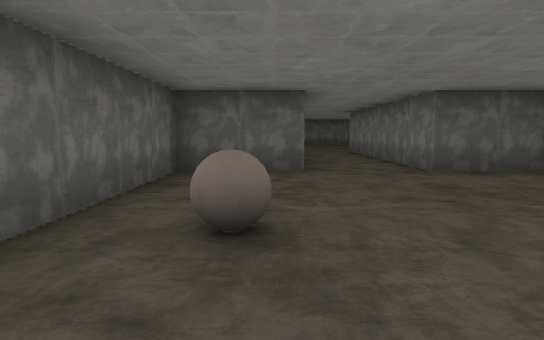
view 1 (above)

17 first-person views from a walk through a Godot game level. The camera is 1.2 m above the floor, tilts 6° down and sees 75° across. The floor is counted in squares, 2 m on a side. Each view is taken from the middle of a square. On the plan, view 1 faces up. The plan holds only what a view shows up to about 10 squares ahead; the rest is blank. Some surface patterns are stand-ins.

view 2
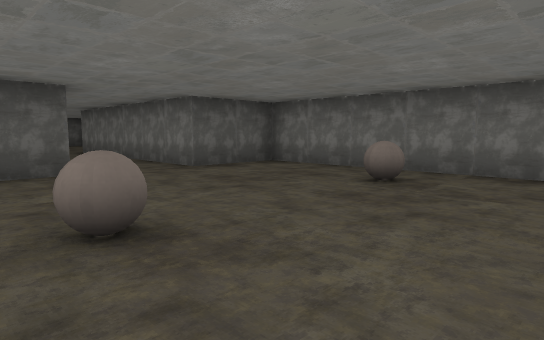

view 3
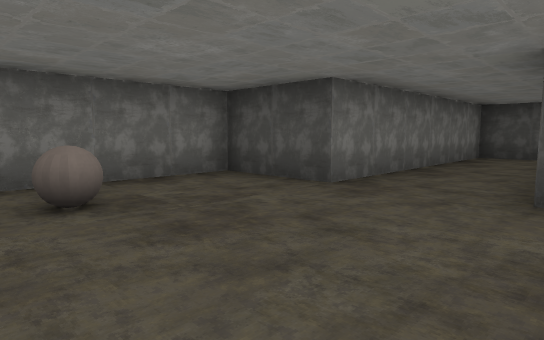

view 4
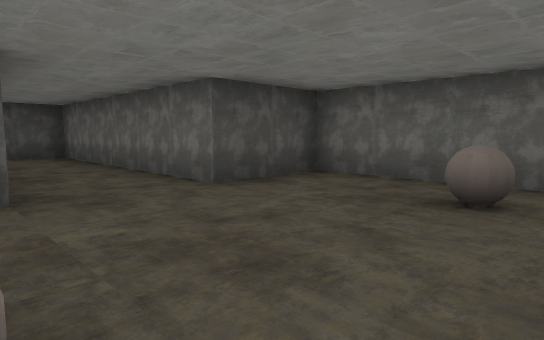

view 5
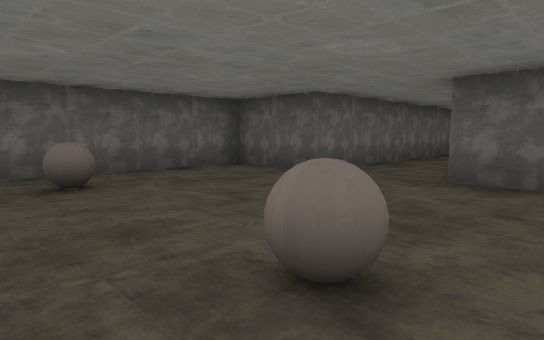

view 6
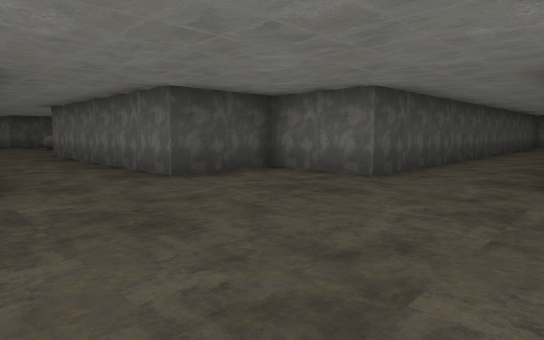

view 7
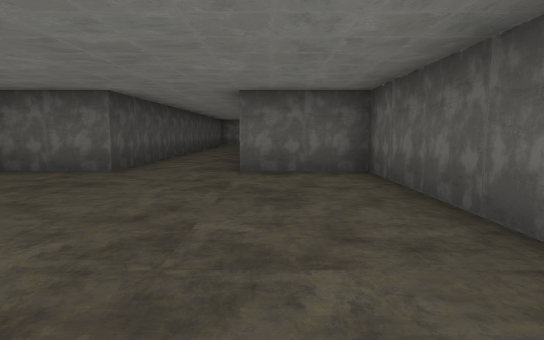

view 8
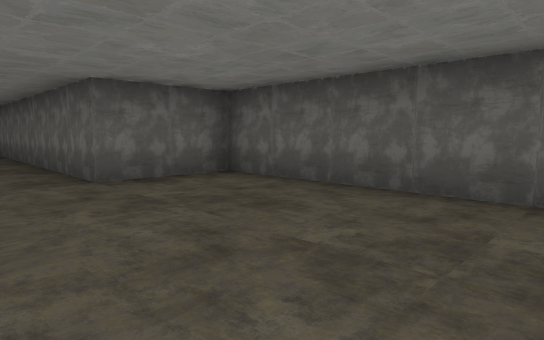

view 9
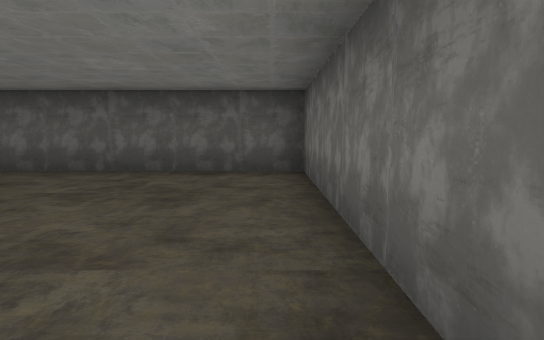

view 10
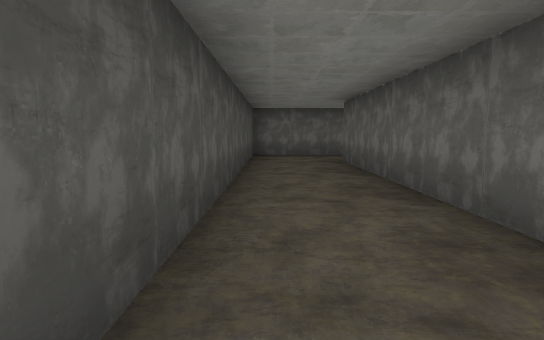

view 11
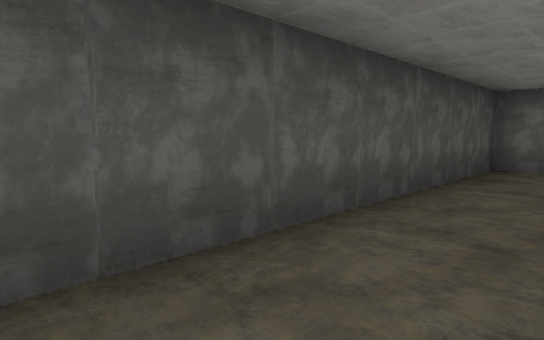

view 12
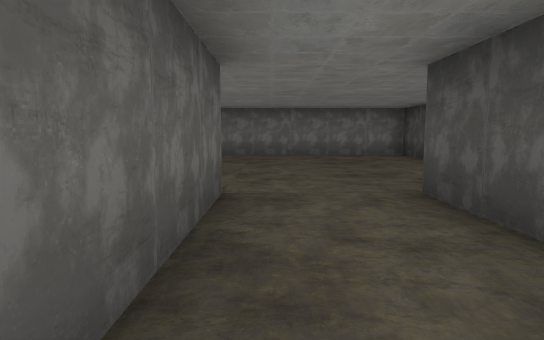

view 13
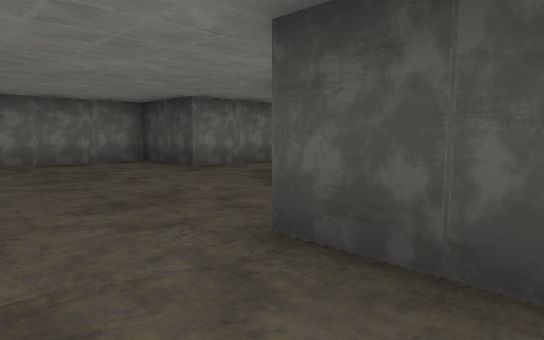

view 14
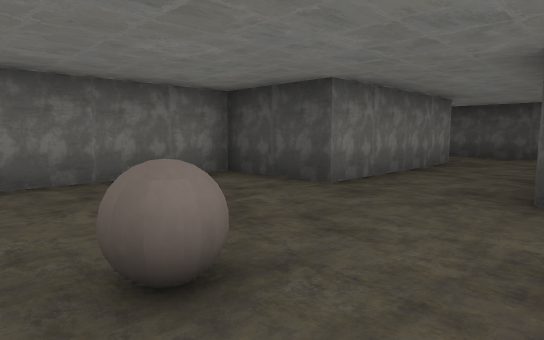

view 15
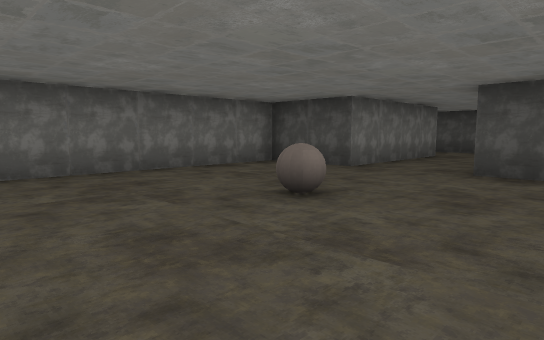

view 16
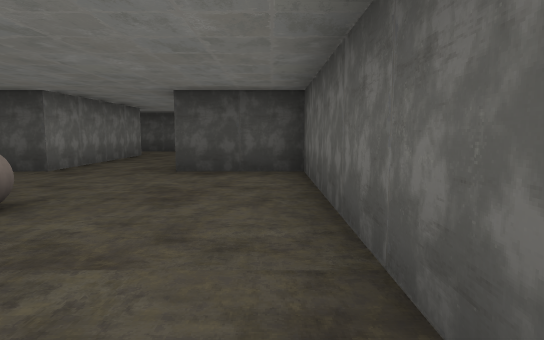

view 17
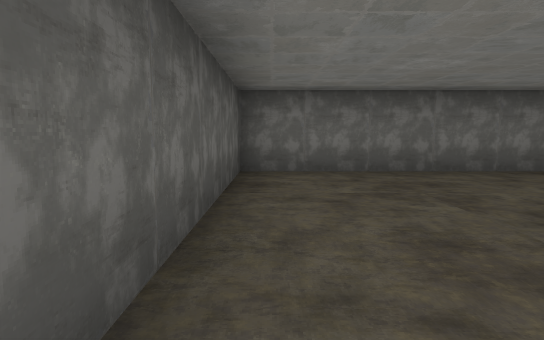

### Floor plan
Ten units are one square. View 1 is at (0, 0); x grows to the right and y downward. Boxes are objects, and circles mark ways between rooms. Rooms are numbered by the first view taken in them; rooms with no view inside come last. Other rooms are left out.
<svg viewBox="-160 -260 210 330">
<path fill="none" stroke="#000" d="M5 -55 -15 -55 -15 5 5 5 5 65 25 65 25 5 45 5 45 -55 25 -55M25 -55 25 -115 45 -115 45 -175 -15 -175 -15 -155 -115 -155M-135 -160 -135 -135 -15 -135 -15 -115 5 -115 5 -55M-155 -245 -155 -195 -135 -195M-115 -155 -115 -195 -95 -195 -95 -255 -145 -255"/>
<rect x="-5" y="-25" width="10" height="10" fill="#bbb"><title>other object</title></rect>
<rect x="25" y="-25" width="10" height="10" fill="#bbb"><title>other object</title></rect>
<rect x="-135" y="-225" width="10" height="10" fill="#bbb"><title>other object</title></rect>
<circle cx="15" cy="-60" r="3" fill="#2a7"/>
<circle cx="-125" cy="-150" r="3" fill="#2a7"/>
<text x="10" y="-10">1</text>
<text x="-20" y="-140">2</text>
<text x="-130" y="-220">3</text>
</svg>
Room 1 opens to room 2. Room 2 opens to room 3.

Where each view was taken, in squares from view 1:
view 1: 0 up, 0 right, facing up
view 2: 0 up, 1 left, facing up-right
view 3: 3 up, 0 right, facing down-right
view 4: 3 up, 3 right, facing down-left
view 5: 1 up, 4 right, facing up-left
view 6: 16 up, 3 right, facing down-left
view 7: 16 up, 4 right, facing left
view 8: 14 up, 3 right, facing up-left
view 9: 12 up, 4 right, facing up
view 10: 14 up, 4 left, facing left
view 11: 15 up, 7 left, facing down-left
view 12: 15 up, 5 left, facing right
view 13: 15 up, 3 left, facing down-right
view 14: 23 up, 14 left, facing down-right
view 15: 25 up, 15 left, facing down-right
view 16: 25 up, 15 left, facing down
view 17: 25 up, 15 left, facing right
